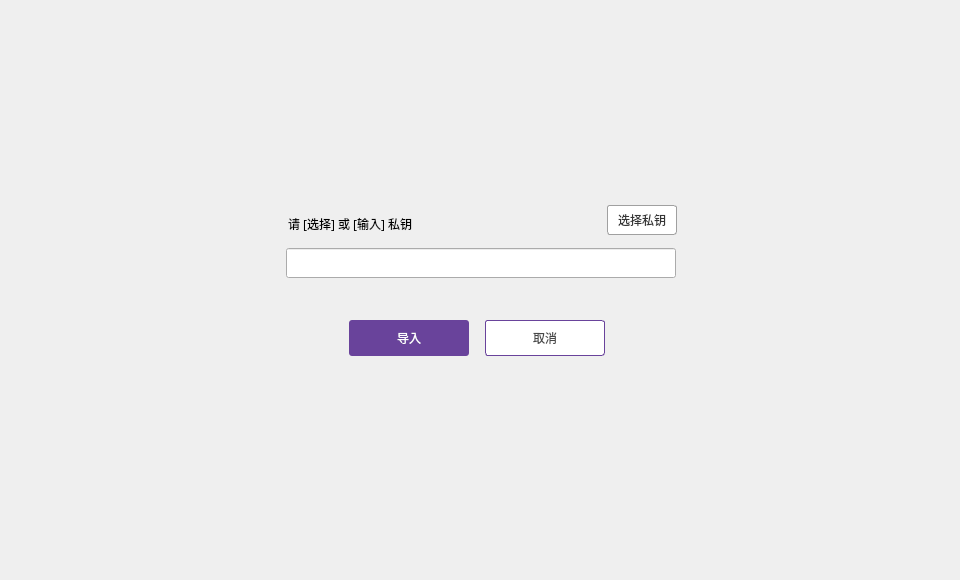
<?xml version="1.0" encoding="UTF-8"?>
<ui version="4.0">
 <class>ImportDialog</class>
 <widget class="QDialog" name="ImportDialog">
  <property name="geometry">
   <rect>
    <x>0</x>
    <y>0</y>
    <width>960</width>
    <height>580</height>
   </rect>
  </property>
  <property name="font">
   <font>
    <family>微软雅黑</family>
   </font>
  </property>
  <property name="windowTitle">
   <string>Dialog</string>
  </property>
  <widget class="QWidget" name="widget" native="true">
   <property name="geometry">
    <rect>
     <x>0</x>
     <y>0</y>
     <width>960</width>
     <height>580</height>
    </rect>
   </property>
   <widget class="QWidget" name="containerWidget" native="true">
    <property name="geometry">
     <rect>
      <x>209</x>
      <y>153</y>
      <width>542</width>
      <height>274</height>
     </rect>
    </property>
    <widget class="QToolButton" name="cancelBtn">
     <property name="geometry">
      <rect>
       <x>276</x>
       <y>167</y>
       <width>120</width>
       <height>36</height>
      </rect>
     </property>
     <property name="cursor">
      <cursorShape>PointingHandCursor</cursorShape>
     </property>
     <property name="styleSheet">
      <string notr="true">QToolButton{background-color:#ffffff;color:#484848;border:1px solid rgb(105,67,155);border-radius:3px;}
QToolButton:hover{color:rgb(105,67,155);}</string>
     </property>
     <property name="text">
      <string>取消</string>
     </property>
    </widget>
    <widget class="QLineEdit" name="privateKeyLineEdit">
     <property name="geometry">
      <rect>
       <x>77</x>
       <y>95</y>
       <width>390</width>
       <height>30</height>
      </rect>
     </property>
     <property name="font">
      <font>
       <family>微软雅黑</family>
       <pointsize>10</pointsize>
      </font>
     </property>
     <property name="contextMenuPolicy">
      <enum>Qt::DefaultContextMenu</enum>
     </property>
     <property name="styleSheet">
      <string notr="true">border-color: rgb(0, 0, 0);</string>
     </property>
     <property name="text">
      <string/>
     </property>
     <property name="readOnly">
      <bool>false</bool>
     </property>
    </widget>
    <widget class="QToolButton" name="importBtn">
     <property name="geometry">
      <rect>
       <x>140</x>
       <y>167</y>
       <width>120</width>
       <height>36</height>
      </rect>
     </property>
     <property name="font">
      <font>
       <family>微软雅黑</family>
      </font>
     </property>
     <property name="cursor">
      <cursorShape>PointingHandCursor</cursorShape>
     </property>
     <property name="styleSheet">
      <string notr="true">QToolButton{background-color:rgb(105,67,155);color:#ffffff;border:none;border-radius:3px;}
QToolButton:hover{background-color:rgb(125,87,180);}
QToolButton:disabled{background-color:#cecece;}</string>
     </property>
     <property name="text">
      <string>导入</string>
     </property>
    </widget>
    <widget class="QLabel" name="tipLabel">
     <property name="geometry">
      <rect>
       <x>-171</x>
       <y>77</y>
       <width>261</width>
       <height>16</height>
      </rect>
     </property>
     <property name="font">
      <font>
       <family>微软雅黑</family>
      </font>
     </property>
     <property name="styleSheet">
      <string notr="true">color: rgb(255, 78, 54);</string>
     </property>
     <property name="text">
      <string/>
     </property>
    </widget>
    <widget class="QLabel" name="label">
     <property name="geometry">
      <rect>
       <x>79</x>
       <y>61</y>
       <width>300</width>
       <height>20</height>
      </rect>
     </property>
     <property name="text">
      <string>请 [选择] 或 [输入] 私钥</string>
     </property>
    </widget>
    <widget class="QPushButton" name="pathBtn">
     <property name="geometry">
      <rect>
       <x>398</x>
       <y>52</y>
       <width>70</width>
       <height>30</height>
      </rect>
     </property>
     <property name="font">
      <font>
       <family>微软雅黑</family>
      </font>
     </property>
     <property name="cursor">
      <cursorShape>PointingHandCursor</cursorShape>
     </property>
     <property name="focusPolicy">
      <enum>Qt::NoFocus</enum>
     </property>
     <property name="styleSheet">
      <string notr="true">QPushButton{border:1px solid rgb(160,160,160);
border-radius:3px;
background-color: rgb(255, 255, 255);
color: rgb(53, 53, 53);
}
QPushButton::hover{color: rgb(153, 153, 153);}</string>
     </property>
     <property name="text">
      <string>选择私钥</string>
     </property>
    </widget>
   </widget>
  </widget>
 </widget>
 <tabstops>
  <tabstop>privateKeyLineEdit</tabstop>
  <tabstop>importBtn</tabstop>
  <tabstop>cancelBtn</tabstop>
  <tabstop>pathBtn</tabstop>
 </tabstops>
 <resources/>
 <connections/>
</ui>
